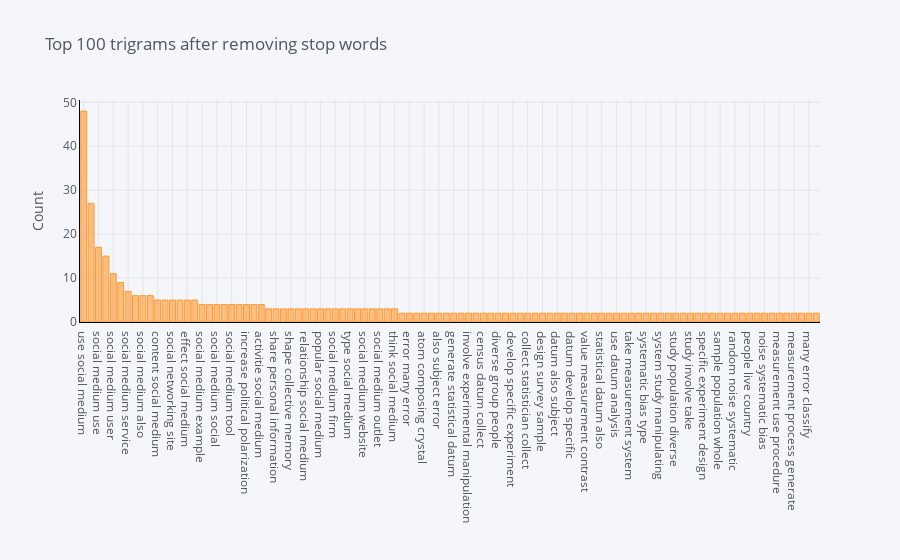

The notebook cell saved with this chart:
### Code cell
plot_model(plot='trigram')

### Figure 1 — Plotly figure (JSON) as saved in the notebook; plotly's stock layout.template omitted (floating-point values rounded to 4 significant figures)
{"data": [{"marker": {"color": "rgba(255, 153, 51, 0.6)", "line": {"color": "rgba(255, 153, 51, 1.0)", "width": 1}}, "name": "count", "orientation": "v", "text": "", "type": "bar", "x": ["use social medium", "social medium platform", "social medium use", "social medium site", "social medium user", "social medium marketing", "social medium service", "social networking service", "social medium also", "social medium post", "content social medium", "social medium become", "social networking site", "common sense medium", "effect social medium", "medium social medium", "social medium example", "post social medium", "social medium social", "social medium account", "social medium tool", "mobile social medium", "increase political polarization", "many social medium", "activitie social medium", "social medium extremely", "share personal information", "social medium allow", "shape collective memory", "rise social medium", "relationship social medium", "user social medium", "popular social medium", "medium extremely important", "social medium firm", "social medium may", "type social medium", "social medium usage", "social medium website", "dedicated video platform", "social medium outlet", "use social networking", "think social medium", "live country atom", "error many error", "experiment design survey", "atom composing crystal", "extend sample population", "also subject error", "experimental study involve", "generate statistical datum", "additional measurement use", "involve experimental manipulation", "error classify random", "census datum collect", "bias type analyst", "diverse group people", "classify random noise", "develop specific experiment", "determine manipulation modify", "collect statistician collect", "contrast observational study", "design survey sample", "country atom composing", "datum also subject", "datum collect statistician", "datum develop specific", "involve take measurement", "value measurement contrast", "manipulating system take", "statistical datum also", "use procedure determine", "use datum analysis", "type analyst report", "take measurement system", "take additional measurement", "systematic bias type", "system take additional", "system study manipulating", "subject error many", "study population diverse", "study manipulating system", "study involve take", "study involve experimental", "specific experiment design", "manipulation modify value", "sample population whole", "relationship data set", "random noise systematic", "procedure determine manipulation", "people live country", "observational study involve", "noise systematic bias", "modify value measurement", "measurement use procedure", "measurement system study", "measurement process generate", "measurement contrast observational", "many error classify", "process generate statistical"], "y": [48, 27, 17, 15, 11, 9, 7, 6, 6, 6, 5, 5, 5, 5, 5, 5, 4, 4, 4, 4, 4, 4, 4, 4, 4, 3, 3, 3, 3, 3, 3, 3, 3, 3, 3, 3, 3, 3, 3, 3, 3, 3, 3, 2, 2, 2, 2, 2, 2, 2, 2, 2, 2, 2, 2, 2, 2, 2, 2, 2, 2, 2, 2, 2, 2, 2, 2, 2, 2, 2, 2, 2, 2, 2, 2, 2, 2, 2, 2, 2, 2, 2, 2, 2, 2, 2, 2, 2, 2, 2, 2, 2, 2, 2, 2, 2, 2, 2, 2, 2]}], "layout": {"legend": {"bgcolor": "#F5F6F9", "font": {"color": "#4D5663"}}, "paper_bgcolor": "#F5F6F9", "plot_bgcolor": "#F5F6F9", "title": {"font": {"color": "#4D5663"}, "text": "Top 100 trigrams after removing stop words"}, "xaxis": {"gridcolor": "#E1E5ED", "linecolor": "black", "showgrid": true, "tickfont": {"color": "#4D5663"}, "title": {"font": {"color": "#4D5663"}, "text": ""}, "zerolinecolor": "#E1E5ED"}, "yaxis": {"gridcolor": "#E1E5ED", "linecolor": "black", "showgrid": true, "tickfont": {"color": "#4D5663"}, "title": {"font": {"color": "#4D5663"}, "text": "Count"}, "zerolinecolor": "#E1E5ED"}}}
